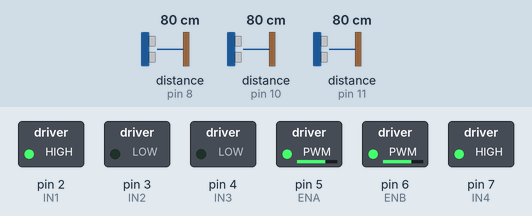
This sketch was run on a simulated Arduino Uno, built with avr-gcc and run on an emulated ATmega328P. Shown: switched loads named in the sketch (green lamp = pin HIGH). The inputs (shaded band) are chosen by the test bench; at power-on: distance to the obstacle (sensors on pin 10, pin 11, pin 8) 80 cm.

Above: at 1.2 s.
1.3 s: distance to the obstacle (sensor on pin 10) set to 72 cm
At 2.6 s:
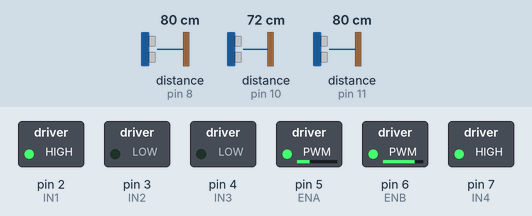
2.9 s: distance to the obstacle (sensor on pin 11) set to 77 cm
4.4 s: distance to the obstacle (sensor on pin 11) set to 70 cm
At 5.1 s:
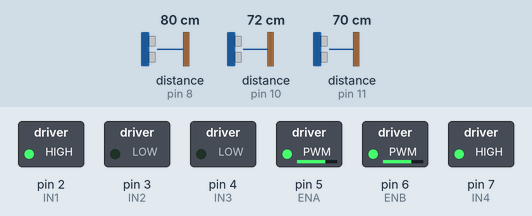
5.9 s: distance to the obstacle (sensor on pin 10) set to 75 cm
At 6.7 s:
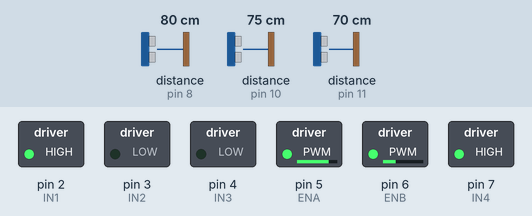
7.5 s: distance to the obstacle (sensor on pin 10) set to 2 cm
At 8.7 s:
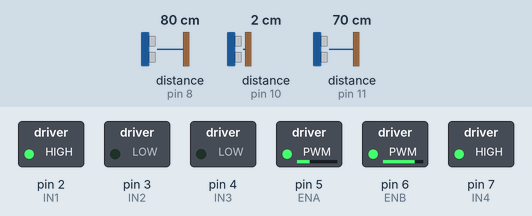
9.0 s: distance to the obstacle (sensor on pin 10) set to 120 cm
At 9.8 s:
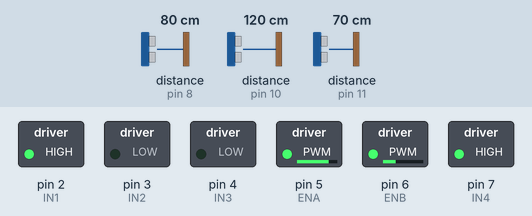
Timing chart, 0 to 11.5 s (numbered marks = the images above; inputs shaded):
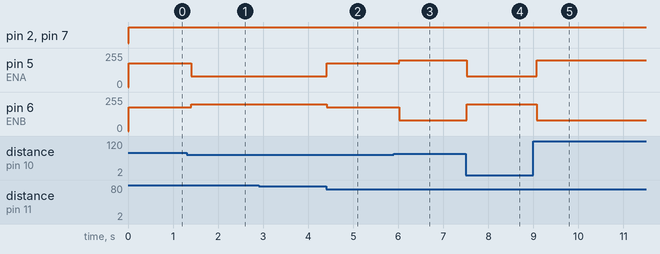

Measured:
- the behaviour switches between 78 and 77 cm on distance to the obstacle (sensor on pin 10) (found by bisection; images 0 and 1)
- the behaviour switches between 75 and 74 cm on distance to the obstacle (sensor on pin 11) (found by bisection; images 1 and 2)
- the behaviour switches between 72 and 73 cm on distance to the obstacle (sensor on pin 10) (found by bisection; images 2 and 3)
- after the input at 1.3 s, pin 5 (ENA): 180/255 → 80/255 after 0.11 s; pin 6 (ENB): 180/255 → 200/255 after 0.11 s
- after the input at 2.9 s, every drawn part: stays the same
- after the input at 4.4 s, pin 5 (ENA): 80/255 → 180/255 at once; pin 6 (ENB): 200/255 → 180/255 at once
- after the input at 5.9 s, pin 5 (ENA): 180/255 → 200/255 after 0.12 s; pin 6 (ENB): 180/255 → 80/255 after 0.12 s
- after the input at 7.5 s, pin 5 (ENA): 200/255 → 80/255 at once; pin 6 (ENB): 80/255 → 200/255 at once
- after the input at 9.0 s, pin 5 (ENA): 80/255 → 200/255 after 0.08 s; pin 6 (ENB): 200/255 → 80/255 after 0.08 s

The sketch:

wall_following2.ino
```cpp
#include <NewPing.h>
#define MAX_DISTANCE 150

#define IN1 2// 1번째 모터
#define IN2 3// 1번째 모터
#define ENA 5// 1번째 모터  PWM제어

#define IN3 4   // 2번째 모터
#define IN4 7   // 2번째 모터
#define ENB 6   // 2번째 모터 PWM제어

#define F_Sonar  8  //정면부 초음파 센서 연결 핀
#define R_Sonar  10 //오른쪽 초음파 센서 연결 핀
#define L_Sonar  11 //왼쪽 초음파 센서 연결 핀

NewPing R_sensor(R_Sonar,R_Sonar,MAX_DISTANCE);
float R_Sonar_Distance = 0.0;
float R_Sonar_Distance_old = 0.0;
float R_Sonar_Error = 0.0;

NewPing L_sensor(L_Sonar,L_Sonar,MAX_DISTANCE);
float L_Sonar_Distance = 0.0;
float L_Sonar_Distance_old = 0.0;
float L_Sonar_Error = 0.0;

NewPing F_sensor(F_Sonar,F_Sonar,MAX_DISTANCE);
float F_Sonar_Distance = 0.0;
float F_Sonar_Distance_old = 0.0;
float F_Sonar_Error = 0.0;

int motor_diff=0;

NewPing sonar[3] =
{
  NewPing (8, 8, MAX_DISTANCE),
  NewPing (10, 10, MAX_DISTANCE),
  NewPing (11, 11, MAX_DISTANCE),

};

void motor_control(int direction,int speed1, int speed2)    //방향 속도 1: 전진 2: 후진 3: 정지
{
  switch(direction)
  {
    case 1: digitalWrite(IN1, HIGH); //직진
            digitalWrite(IN2, LOW);
            digitalWrite(IN3, LOW);
            digitalWrite(IN4, HIGH);
            analogWrite(ENA, speed1);
            analogWrite(ENB, speed2);
            break;
  }
}

void read_sonar_sensor(void)  //초음파 센서 값을 읽는 함수
{

 R_Sonar_Distance = sonar[1].ping_cm() * 10;
 L_Sonar_Distance = sonar[2].ping_cm() * 10;
 F_Sonar_Distance = sonar[0].ping_cm() * 10;
 if(R_Sonar_Distance == 0) R_Sonar_Distance = MAX_DISTANCE *10.0;
 if(L_Sonar_Distance == 0) L_Sonar_Distance = MAX_DISTANCE *10.0;
 if(F_Sonar_Distance == 0) F_Sonar_Distance = MAX_DISTANCE *10.0;
}

void update_sonar_old(void)
{
  R_Sonar_Distance_old = R_Sonar_Distance;  //측정된거된값을 과거에 넣는다
  L_Sonar_Distance_old = L_Sonar_Distance;  //측정된거된값을 과거에 넣는다
  F_Sonar_Distance_old = F_Sonar_Distance;  //측정된거된값을 과거에 넣는다
}

void update_sonar_error(void)
{
  R_Sonar_Error = R_Sonar_Distance - R_Sonar_Distance_old;  //현재 값에서 옛날 값을 뺀것
  L_Sonar_Error = L_Sonar_Distance - L_Sonar_Distance_old;  //현재 값에서 옛날 값을 뺀것
  F_Sonar_Error = F_Sonar_Distance - F_Sonar_Distance_old;  //옛날 값에서 현재 값을 뺀것
}

void setup()
{
    pinMode(IN1, OUTPUT);
    pinMode(IN2, OUTPUT);
    pinMode(IN3, OUTPUT);
    pinMode(IN4, OUTPUT);
    Serial.begin(115200);
}

void loop()
{
  read_sonar_sensor();
  update_sonar_error();
  update_sonar_old();
    if(L_Sonar_Distance <= R_Sonar_Distance+20 && L_Sonar_Distance >= R_Sonar_Distance-20)
    {
      motor_control(1,180,180);
    }
    else if(L_Sonar_Distance > R_Sonar_Distance)
    {
      motor_control(1,80,200);
    }
    else if(L_Sonar_Distance < R_Sonar_Distance)
    {
      motor_control(1,200,80);
    }


    delay(100);

}
```
